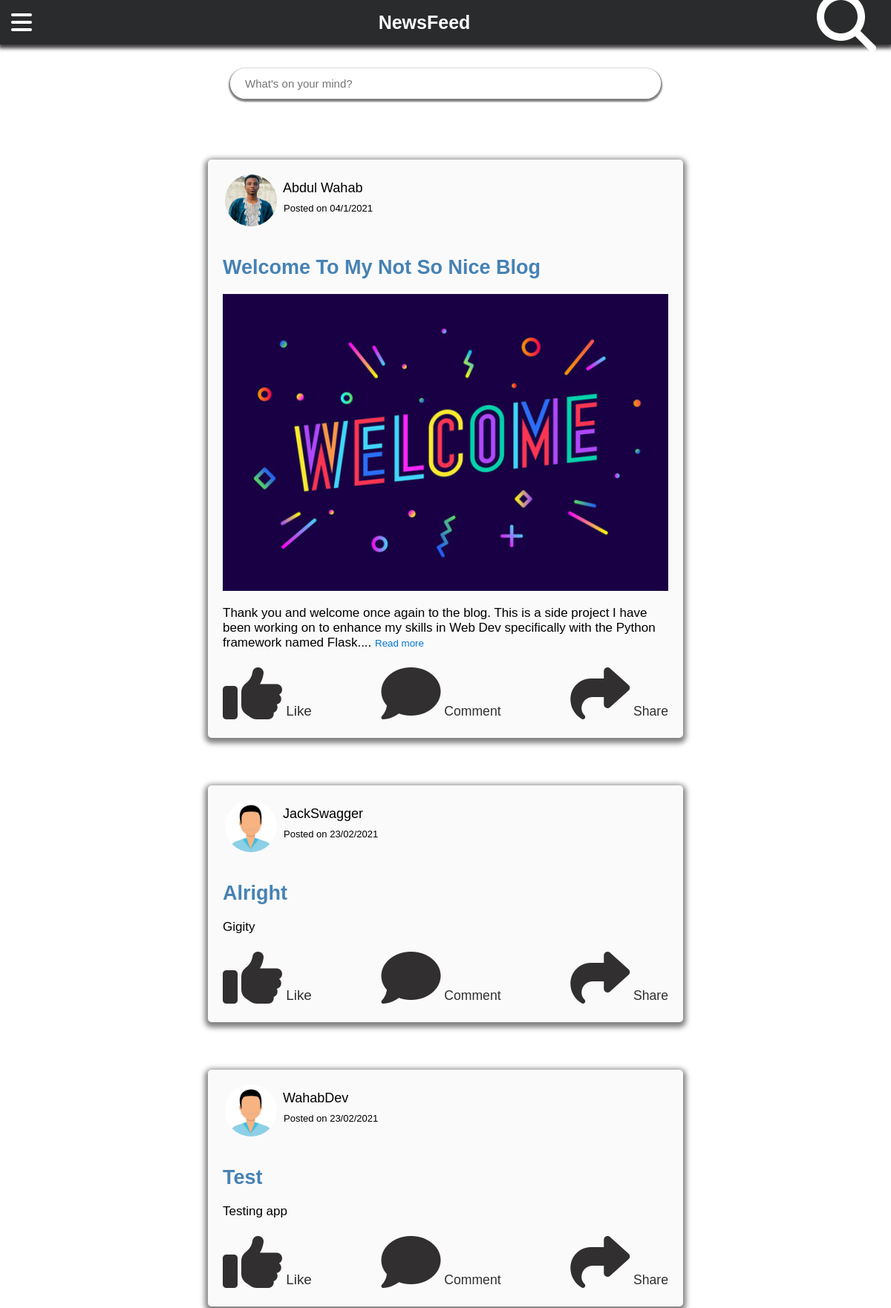
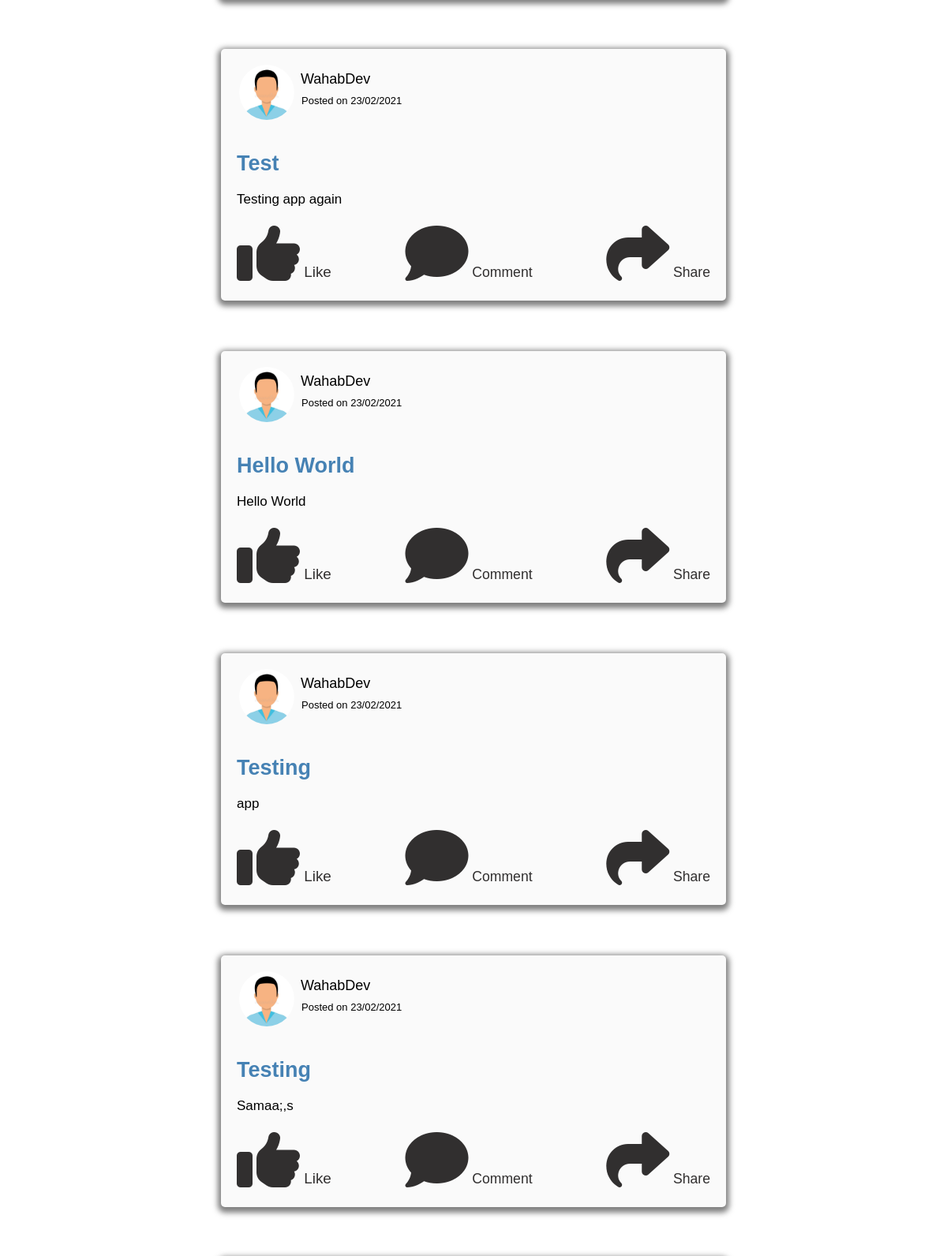
/dashboard (upper part), run on the app's committed database (2 pictures, top to bottom).
### flaskapp/models.py (models this page shows, shortened)
class Posts(db.Model):
    __tablename__ = "MyPosts"
    id = db.Column(db.Integer, primary_key = True)
    title  = db.Column(db.String(200))
    content  = db.Column(db.Text())
    author = db.Column(db.String(200))
    date_posted = db.Column(db.DateTime,nullable = False,default = datetime.utcnow)

### flaskapp/users/routes.py (the view)
@login_required
@users.route("/dashboard",methods=["POST","GET"])
def dashboard():
    form = LoginForm()
    current_user.username = form.username.data
    posts = Posts.query.all()
    return render_template("dashboard.html",posts = posts,form = form)

### flaskapp/users/forms.py
class LoginForm(FlaskForm):
    username = StringField('username', validators=[InputRequired(), Length(min=4, max=15)])
    password = PasswordField('password', validators=[InputRequired(), Length(min=8, max=80)])
    remember = BooleanField('remember me')

### flaskapp/templates/dashboard.html (shortened to what this page needs)
<!DOCTYPE html>
<html lang="en">
<head>
  <link rel="stylesheet" href="{{url_for('static', filename='dashboard.css')}}">
</head>
<body id="body">
  <header>
    <div class="burger">
      <h2 style="color:white;font-size:2rem;" class="fa fa-bars"></h2>
    </div>
    <strong>NewsFeed</strong>
    <h1 id="search-button"><i class="fa fa-search"></i></h1>
  </header>
  <div class="modal-case">
  <input  type="text" placeholder="What's on your mind?" class="open-modal"></input>
</div>
<br>
  <div class="post-container">
    <div class="user">
    <img class="min-pic" id="user" src="{{url_for('static', filename='myProfile.jpg')}}">
    <small>Abdul Wahab
      <small class="date">Posted on 04/1/2021</small>
    </small>
  </div>
 <h2><a class="post-title">Welcome to my not so nice blog</a></h2>
  <img src="{{url_for('static', filename='welcome.jpg')}}" id="default-post">
  <h4>
    Thank you and welcome once again to the blog. This is a side project I have been working on to enhance my skills in Web Dev specifically with the Python framework named Flask.<span id="dots">...</span>
    <button onclick = "myFunction()" id="myBtn">Read more</button>
  </h4>
  <br>
  <div class="icons">
    <a style="font-size:1.18rem;" id="like-button"><i onclick="myFunction2(this)" class="fa fa-thumbs-up"> </i> Like</a>
    <a class=""><i class="fa fa-comment"></i> Comment</a>
    <a class="share"><i class="fa fa-share"></i> Share</a>
  </div>
  </div>
  {% for post in posts %}
  <div class="post-container">
    <div class="user">
    <img class="min-pic" id="user" src="{{url_for('static', filename='image.jpg')}}">
    <small>{{post.author}}
      <small class="date">Posted on {{post.date_posted.strftime('%d/%m/%Y')}}</small>
    </small>
  </div>
<h2> <a class="post-title" href="{{url_for('posts_blueprint.my_post',post_id = post.id)}}">{{post.title}}</a></h2>
  <h4>{{post.content}}</h4>
  <br>
  <div class="icons">
    <a style="font-size:1.18rem;" id="like-button"><i onclick="myFunction2(this)" class="fa fa-thumbs-up"> </i> Like</a>
    <a class="" id="comment-button"><i class="fa fa-comment"></i> Comment</a>
    <a class="share"><i class="fa fa-share"></i> Share</a>
  </div>
  </div>
  {% endfor %}
</body>
</html>

### flaskapp/static/dashboard.css (style rules this page uses)
* { margin: 0; padding: 0; box-sizing: border-box; font-family:Arial, Helvetica, sans-serif; }
header { position: sticky; top : 0; width: 100%; background: #292b2c; display: flex; height: 60px; justify-content: space-between; align-items: center; box-shadow: 0 3px 5px 2px #3d3b3b; }
.icons { display:flex; justify-content:space-between; color:rgb(49, 47, 47); font-weight:200; font-size:1.1rem; cursor: pointer; }
strong { color:white; font-size:25px; font-weight:400px; }
h1 { padding-right: 20px; font-size: 25px; font-family:Arial, Helvetica, sans-serif; color: white; font-weight:200; cursor:pointer; }
.burger { padding-left: 15px; cursor: pointer; }
h2, p ,img { display: block; width:80%; max-width:600px; margin: 20px auto; }
.open-modal { width:580px; font-size:15px; font-weight:200; border-radius:50px; height:41px; border:white; padding:20px; }
.modal-case { color: black; background: #fafafa; box-shadow: 0 2px 2px 2px rgba(0, 0, 0, 0.5); width:580px; margin:auto; margin-top:2rem; border-radius:50px; height:41px; }
.post-container { background-color: #fafafa; color: black; border: none; padding:0px 20px 20px 20px; border-radius: 5px; box-shadow: 0 3px 7px 4px rgba(0, 0, 0, 0.5); width: 640px; margin:auto; margin-top:4rem; max-width: 97%; max-height:87%; }
#default-post { width:640px; max-width:100%; }
.post-container > h2 { text-align:start; font-size:27px; font-weight:bold; width:650px; text-transform:capitalize; }
.post-container >h4 { font-size:17px; font-weight:200; }
.user { display: flex; }
small { margin-right:20rem; padding:1px; margin-top:1.7rem; width:200px; text-transform: capitalize; font-size:18px; font-weight:400; }
.date { margin-top:0.5rem; display: block; font-size:13px; text-transform: none; }
.min-pic { width:70px; height:70px; margin-left:0.2rem; border-radius:100px; }
#myBtn { color:#0275d8; border:none; background:#fafafa; }
.fa { font-size: 5rem; cursor: pointer; user-select: none; }
.post-title { color:steelblue; text-decoration:none; }

### data on the page
Posts: author "JackSwagger", date_posted "23/02/2021", title "Alright", content "Gigity"
Posts: author "WahabDev", date_posted "23/02/2021", title "Test", content "Testing app"
Posts: author "WahabDev", date_posted "23/02/2021", title "Test", content "Testing app again"
Posts: author "WahabDev", date_posted "23/02/2021", title "Hello World", content "Hello World"
Posts: author "WahabDev", date_posted "23/02/2021", title "Testing", content "app"
Posts: author "WahabDev", date_posted "23/02/2021", title "Testing", content "Samaa;,s"
